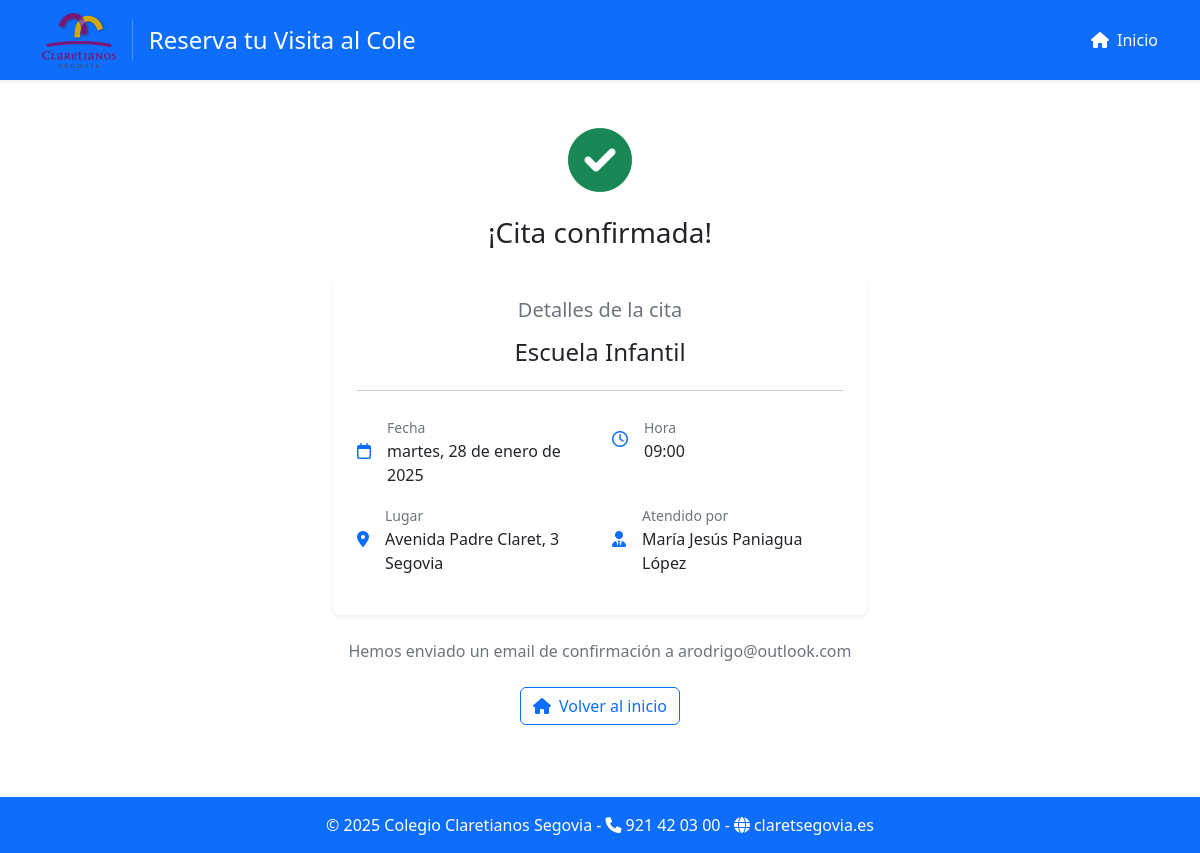
Page /appointment/1/confirmation/ on the committed database.
### visits/models.py (models this page shows, shortened)
class Appointment(models.Model):
    stage = models.ForeignKey(SchoolStage, on_delete=models.CASCADE)
    staff = models.ForeignKey(StaffProfile, on_delete=models.CASCADE)
    visitor_name = models.CharField(max_length=200)
    visitor_email = models.EmailField()
    visitor_phone = models.CharField(max_length=20)
    date = models.DateTimeField()
    created_at = models.DateTimeField(auto_now_add=True)
    class Meta:
        ordering = ['-date']

class SchoolStage(models.Model):
    name = models.CharField(max_length=100)
    description = models.TextField()

class StaffProfile(models.Model):
    user = models.OneToOneField(User, on_delete=models.CASCADE)
    allowed_stages = models.ManyToManyField(SchoolStage)
    def __str__(self):
        return self.user.get_full_name()

### visits/views.py (the view)
class AppointmentConfirmationView(TemplateView):
    template_name = 'visits/appointment_confirmation.html'
    def get_context_data(self, **kwargs):
        context = super().get_context_data(**kwargs)
        appointment_id = kwargs.get('appointment_id')
        appointment = get_object_or_404(Appointment, id=appointment_id)
        context['appointment'] = appointment
        return context

### visits/templates/visits/appointment_confirmation.html (shortened to what this page needs)
{% extends 'base.html' %}
{% block content %}
<div class="container-fluid px-4 py-5">
    <div class="row justify-content-center">
        <div class="col-md-6 text-center">
            <div class="success-icon mb-4">
                <i class="fas fa-check-circle text-success" style="font-size: 4rem;"></i>
            </div>
            <h1 class="h3 mb-4">¡Cita confirmada!</h1>
            <div class="card border-0 shadow-sm mb-4">
                <div class="card-body p-4">
                    <div class="mb-4">
                        <h5 class="text-secondary mb-3">Detalles de la cita</h5>
                        <p class="h4 mb-0">{{ appointment.stage.name }}</p>
                    </div>
                    <hr class="my-4">
                    <div class="row text-start">
                        <div class="col-md-6 mb-3">
                            <div class="d-flex align-items-center">
                                <i class="far fa-calendar text-primary me-3"></i>
                                <div>
                                    <small class="text-secondary">Fecha</small>
                                    <p class="mb-0">{{ appointment.date|date:"l, j \d\e F \d\e Y" }}</p>
                                </div>
                            </div>
                        </div>
                        <div class="col-md-6 mb-3">
                            <div class="d-flex align-items-center">
                                <i class="far fa-clock text-primary me-3"></i>
                                <div>
                                    <small class="text-secondary">Hora</small>
                                    <p class="mb-0">{{ appointment.date|time:"H:i" }}</p>
                                </div>
                            </div>
                        </div>
                        <div class="col-md-6 mb-3">
                            <div class="d-flex align-items-center">
                                <i class="fas fa-map-marker-alt text-primary me-3"></i>
                                <div>
                                    <small class="text-secondary">Lugar</small>
                                    <p class="mb-0">Avenida Padre Claret, 3<br>Segovia</p>
                                </div>
                            </div>
                        </div>
                        <div class="col-md-6">
                            <div class="d-flex align-items-center">
                                <i class="fas fa-user-tie text-primary me-3"></i>
                                <div>
                                    <small class="text-secondary">Atendido por</small>
                                    <p class="mb-0">{{ appointment.staff }}</p>
                                </div>
                            </div>
                        </div>
                    </div>
                </div>
            </div>
            <p class="text-secondary mb-4">
                Hemos enviado un email de confirmación a {{ appointment.visitor_email }}
            </p>
            <a href="{% url 'public_booking' %}" class="btn btn-outline-primary">
                <i class="fas fa-home me-2"></i>Volver al inicio
            </a>
        </div>
    </div>
</div>
{% endblock %}

### visits/templates/visits/appointment_confirmation.html (style rules this page uses)
.container-fluid { max-width: 1140px; }

### visits/templates/base.html (style rules this page uses)
:root { --primary-color: #0d6efd; --header-height: 80px; }

### rows in the picture
Appointment: stage.name "Escuela Infantil", date "martes, 28 de enero de 2025", date "09:00", staff "María Jesús Paniagua López", visitor_email "arodrigo@outlook.com"
